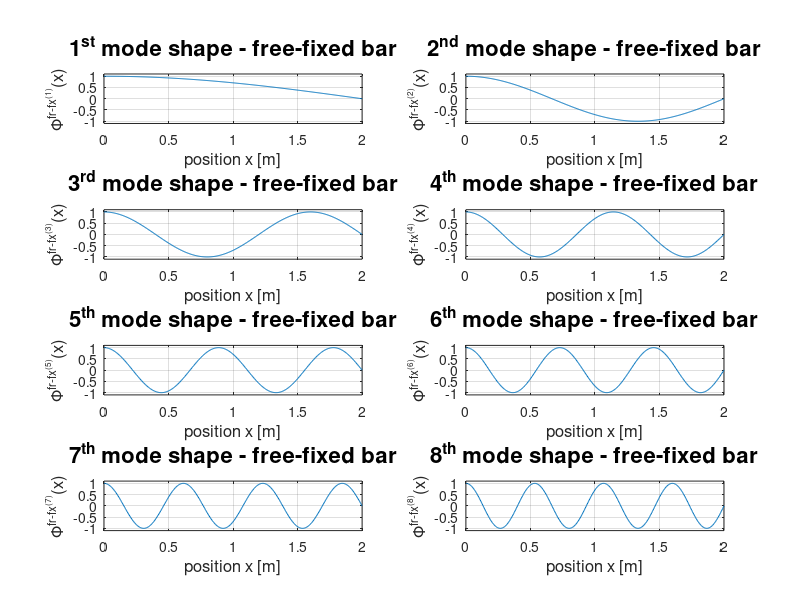
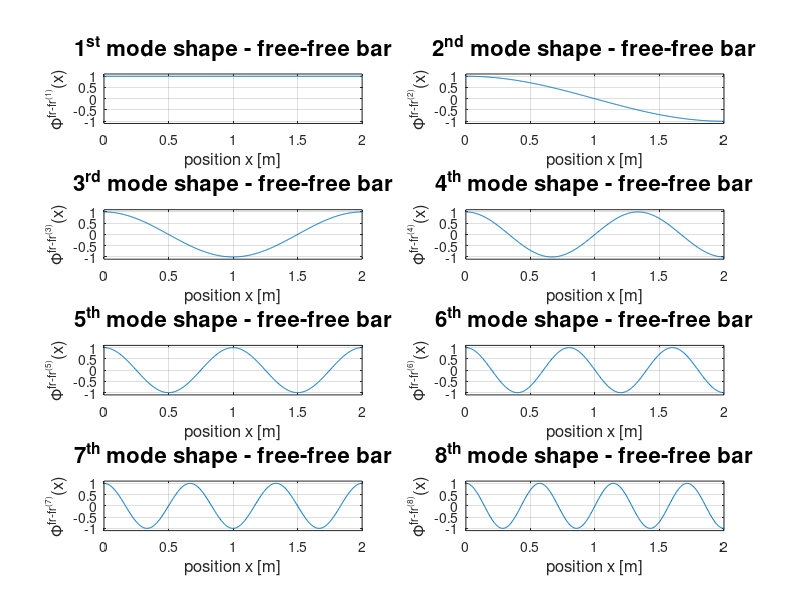
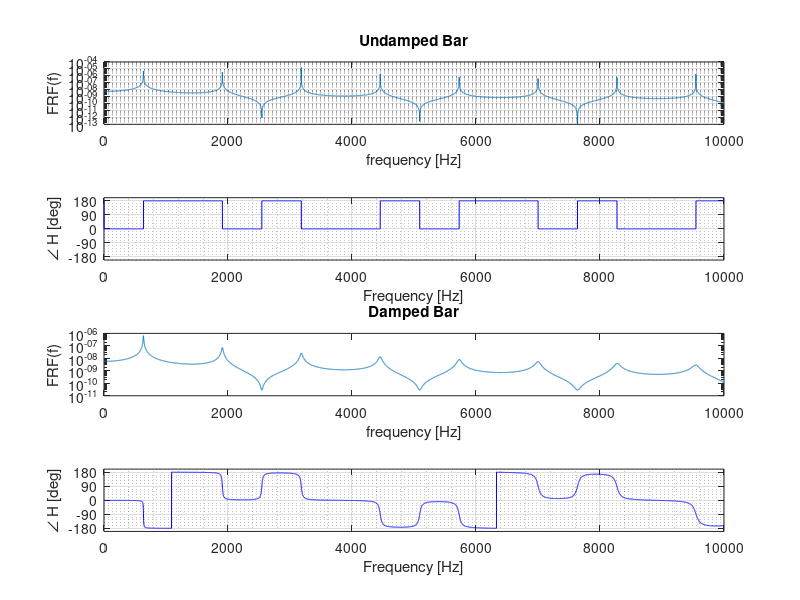
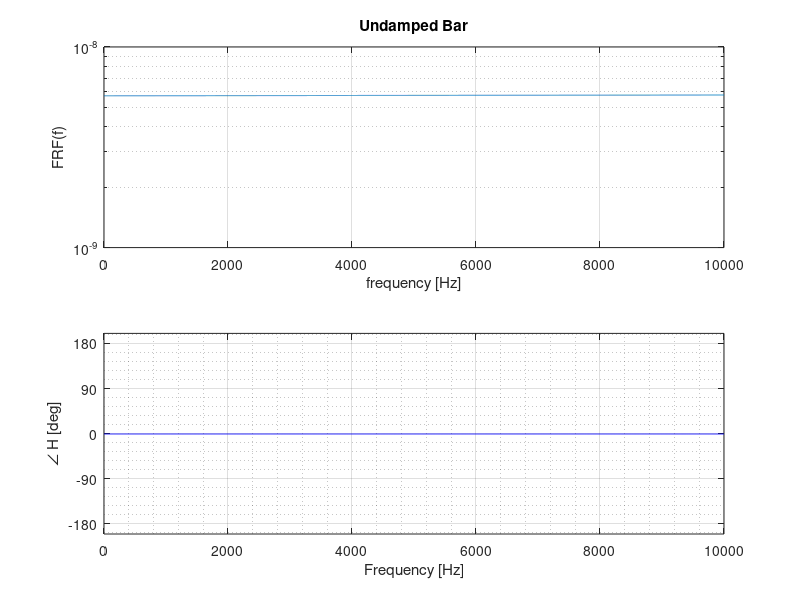

Write MATLAB code to recreate these figures, in order.
%%%%%%%%%%%%%%%%%%%%%%%%%%%%%%%%%%%%%%%%%%%%%%%%%%%%%%%%%
% FUNDAMENTALS OF VIBRATION ANALYSIS AND VIBROACOUSTICS %
%%%%%%%%%%%%%%%%%%%%%%%%%%%%%%%%%%%%%%%%%%%%%%%%%%%%%%%%%
% MODULE 2 - VIBROACOUSTICS OF MUSICAL INSTRUMENTS %
%%%%%%%%%%%%%%%%%%%%%%%%%%%%%%%%%%%%%%%%%%%%%%%%%%%%%%%%%%%%%%%%
%  ASSIGNMENT 1 - AXIAL VIBRATION OF UNDAMPED AND DAMPED BARS  %
%%%%%%%%%%%%%%%%%%%%%%%%%%%%%%%%%%%%%%%%%%%%%%%%%%%%%%%%%%%%%%%%

clc, clear, close all

% Data
rho = 2700;
E = 70e9;
L = 2;
h = 0.05;
b = h;
f_max = 10000;

% Utils
%T = 10;
%f_s = 2 * f_max;
lambda_s = 0.005;
% %omega_max = 2*pi*f_max;
% omega_s = 2*pi*f_s;
% c = sqrt(E/rho);
% %k_max = omega_max/c;
% k_s = omega_s/c;
% %k_s = 2 * k_max;
% lambda_s = 2*pi/k_s;

%t = 0:1/f_s:T;
x = 0:lambda_s:L;


%% 1) Natural frequencies and mode shapes in free-fixed configuration

% Number of vibration modes up to f_max
i_free_fixed_max = floor(2*L * f_max * sqrt(rho/E) + 1/2);

% Mechanical waves velocity
c = sqrt(E/rho);

% Natural frequencies
f_nat_free_fixed = zeros(1,i_free_fixed_max);

for i=1:i_free_fixed_max
    f_nat_free_fixed(i) = (2*i-1)/(4*L) * c;
end

% Mode shapes
phi_free_fixed = zeros(i_free_fixed_max, length(x));

for i=1:i_free_fixed_max
    k_free_fixed_i = (2*i-1)*pi / (2*L);
    phi_free_fixed(i,:) = cos(k_free_fixed_i * x);
end

% Plots
figure('Name', '1) Mode shapes for free-fixed configuration')

subplot(i_free_fixed_max/2,2,1)
plot(x, real(phi_free_fixed(1,:)));
axis([-inf, inf, min([real(phi_free_fixed(1,:)), real(phi_free_fixed(2,:)), real(phi_free_fixed(3,:)), real(phi_free_fixed(4,:)), real(phi_free_fixed(5,:)), real(phi_free_fixed(6,:)), real(phi_free_fixed(7,:)), real(phi_free_fixed(8,:))])*1.1, max([real(phi_free_fixed(1,:)), real(phi_free_fixed(2,:)), real(phi_free_fixed(3,:)), real(phi_free_fixed(4,:)), real(phi_free_fixed(5,:)), real(phi_free_fixed(6,:)), real(phi_free_fixed(7,:)), real(phi_free_fixed(8,:))])*1.1]);
title('1^{st} mode shape - free-fixed bar','FontSize',16);
xlabel('position x [m]','FontSize',12); ylabel('\Phi^{{fr-fx}^{(1)}}(x)','FontSize',12);
grid on

subplot(i_free_fixed_max/2,2,2)
plot(x, real(phi_free_fixed(2,:)));
axis([-inf, inf, min([real(phi_free_fixed(1,:)), real(phi_free_fixed(2,:)), real(phi_free_fixed(3,:)), real(phi_free_fixed(4,:)), real(phi_free_fixed(5,:)), real(phi_free_fixed(6,:)), real(phi_free_fixed(7,:)), real(phi_free_fixed(8,:))])*1.1, max([real(phi_free_fixed(1,:)), real(phi_free_fixed(2,:)), real(phi_free_fixed(3,:)), real(phi_free_fixed(4,:)), real(phi_free_fixed(5,:)), real(phi_free_fixed(6,:)), real(phi_free_fixed(7,:)), real(phi_free_fixed(8,:))])*1.1]);
title('2^{nd} mode shape - free-fixed bar','FontSize',16);
xlabel('position x [m]','FontSize',12); ylabel('\Phi^{{fr-fx}^{(2)}}(x)','FontSize',12);
grid on

subplot(i_free_fixed_max/2,2,3)
plot(x, real(phi_free_fixed(3,:)));
axis([-inf, inf, min([real(phi_free_fixed(1,:)), real(phi_free_fixed(2,:)), real(phi_free_fixed(3,:)), real(phi_free_fixed(4,:)), real(phi_free_fixed(5,:)), real(phi_free_fixed(6,:)), real(phi_free_fixed(7,:)), real(phi_free_fixed(8,:))])*1.1, max([real(phi_free_fixed(1,:)), real(phi_free_fixed(2,:)), real(phi_free_fixed(3,:)), real(phi_free_fixed(4,:)), real(phi_free_fixed(5,:)), real(phi_free_fixed(6,:)), real(phi_free_fixed(7,:)), real(phi_free_fixed(8,:))])*1.1]);
title('3^{rd} mode shape - free-fixed bar','FontSize',16);
xlabel('position x [m]','FontSize',12); ylabel('\Phi^{{fr-fx}^{(3)}}(x)','FontSize',12);
grid on

subplot(i_free_fixed_max/2,2,4)
plot(x, real(phi_free_fixed(4,:)));
axis([-inf, inf, min([real(phi_free_fixed(1,:)), real(phi_free_fixed(2,:)), real(phi_free_fixed(3,:)), real(phi_free_fixed(4,:)), real(phi_free_fixed(5,:)), real(phi_free_fixed(6,:)), real(phi_free_fixed(7,:)), real(phi_free_fixed(8,:))])*1.1, max([real(phi_free_fixed(1,:)), real(phi_free_fixed(2,:)), real(phi_free_fixed(3,:)), real(phi_free_fixed(4,:)), real(phi_free_fixed(5,:)), real(phi_free_fixed(6,:)), real(phi_free_fixed(7,:)), real(phi_free_fixed(8,:))])*1.1]);
title('4^{th} mode shape - free-fixed bar','FontSize',16);
xlabel('position x [m]','FontSize',12); ylabel('\Phi^{{fr-fx}^{(4)}}(x)','FontSize',12);
grid on

subplot(i_free_fixed_max/2,2,5)
plot(x, real(phi_free_fixed(5,:)));
axis([-inf, inf, min([real(phi_free_fixed(1,:)), real(phi_free_fixed(2,:)), real(phi_free_fixed(3,:)), real(phi_free_fixed(4,:)), real(phi_free_fixed(5,:)), real(phi_free_fixed(6,:)), real(phi_free_fixed(7,:)), real(phi_free_fixed(8,:))])*1.1, max([real(phi_free_fixed(1,:)), real(phi_free_fixed(2,:)), real(phi_free_fixed(3,:)), real(phi_free_fixed(4,:)), real(phi_free_fixed(5,:)), real(phi_free_fixed(6,:)), real(phi_free_fixed(7,:)), real(phi_free_fixed(8,:))])*1.1]);
title('5^{th} mode shape - free-fixed bar','FontSize',16);
xlabel('position x [m]','FontSize',12); ylabel('\Phi^{{fr-fx}^{(5)}}(x)','FontSize',12);
grid on

subplot(i_free_fixed_max/2,2,6)
plot(x, real(phi_free_fixed(6,:)));
axis([-inf, inf, min([real(phi_free_fixed(1,:)), real(phi_free_fixed(2,:)), real(phi_free_fixed(3,:)), real(phi_free_fixed(4,:)), real(phi_free_fixed(5,:)), real(phi_free_fixed(6,:)), real(phi_free_fixed(7,:)), real(phi_free_fixed(8,:))])*1.1, max([real(phi_free_fixed(1,:)), real(phi_free_fixed(2,:)), real(phi_free_fixed(3,:)), real(phi_free_fixed(4,:)), real(phi_free_fixed(5,:)), real(phi_free_fixed(6,:)), real(phi_free_fixed(7,:)), real(phi_free_fixed(8,:))])*1.1]);
title('6^{th} mode shape - free-fixed bar','FontSize',16);
xlabel('position x [m]','FontSize',12); ylabel('\Phi^{{fr-fx}^{(6)}}(x)','FontSize',12);
grid on

subplot(i_free_fixed_max/2,2,7)
plot(x, real(phi_free_fixed(7,:)));
axis([-inf, inf, min([real(phi_free_fixed(1,:)), real(phi_free_fixed(2,:)), real(phi_free_fixed(3,:)), real(phi_free_fixed(4,:)), real(phi_free_fixed(5,:)), real(phi_free_fixed(6,:)), real(phi_free_fixed(7,:)), real(phi_free_fixed(8,:))])*1.1, max([real(phi_free_fixed(1,:)), real(phi_free_fixed(2,:)), real(phi_free_fixed(3,:)), real(phi_free_fixed(4,:)), real(phi_free_fixed(5,:)), real(phi_free_fixed(6,:)), real(phi_free_fixed(7,:)), real(phi_free_fixed(8,:))])*1.1]);
title('7^{th} mode shape - free-fixed bar','FontSize',16);
xlabel('position x [m]','FontSize',12); ylabel('\Phi^{{fr-fx}^{(7)}}(x)','FontSize',12);
grid on

subplot(i_free_fixed_max/2,2,8)
plot(x, real(phi_free_fixed(8,:)));
axis([-inf, inf, min([real(phi_free_fixed(1,:)), real(phi_free_fixed(2,:)), real(phi_free_fixed(3,:)), real(phi_free_fixed(4,:)), real(phi_free_fixed(5,:)), real(phi_free_fixed(6,:)), real(phi_free_fixed(7,:)), real(phi_free_fixed(8,:))])*1.1, max([real(phi_free_fixed(1,:)), real(phi_free_fixed(2,:)), real(phi_free_fixed(3,:)), real(phi_free_fixed(4,:)), real(phi_free_fixed(5,:)), real(phi_free_fixed(6,:)), real(phi_free_fixed(7,:)), real(phi_free_fixed(8,:))])*1.1]);
title('8^{th} mode shape - free-fixed bar','FontSize',16);
xlabel('position x [m]','FontSize',12); ylabel('\Phi^{{fr-fx}^{(8)}}(x)','FontSize',12);
grid on


%% 2) Natural frequencies and mode shapes in free-free configuration

% Number of vibration modes up to f_max
i_free_free_max = floor(2*L * f_max * sqrt(rho/E));

% Natural frequencies
f_nat_free_free = zeros(1,i_free_free_max + 1);

for i=1:i_free_free_max + 1
    f_nat_free_free(i) = (i-1)/(2*L) * c;
end

% Mode shapes
phi_free_free = zeros(i_free_free_max, length(x));

for i=1:i_free_free_max + 1
    k_free_free_i = (i-1)*pi / L;
    phi_free_free(i,:) = cos(k_free_free_i * x);
end

% Plots
figure('Name', '2) Mode shapes for free-free configuration')

subplot(ceil(i_free_free_max/2),2,1)
plot(x, real(phi_free_free(1,:)));
axis([-inf, inf, min([real(phi_free_free(1,:)), real(phi_free_free(2,:)), real(phi_free_free(3,:)), real(phi_free_free(4,:)), real(phi_free_free(5,:)), real(phi_free_free(6,:)), real(phi_free_free(7,:)), real(phi_free_free(8,:))])*1.1, max([real(phi_free_free(1,:)), real(phi_free_free(2,:)), real(phi_free_free(3,:)), real(phi_free_free(4,:)), real(phi_free_free(5,:)), real(phi_free_free(6,:)), real(phi_free_free(7,:)), real(phi_free_free(8,:))])*1.1]);
title('1^{st} mode shape - free-free bar','FontSize',16);
xlabel('position x [m]','FontSize',12); ylabel('\Phi^{{fr-fr}^{(1)}}(x)','FontSize',12);
grid on

subplot(ceil(i_free_free_max/2),2,2)
plot(x, real(phi_free_free(2,:)));
axis([-inf, inf, min([real(phi_free_free(1,:)), real(phi_free_free(2,:)), real(phi_free_free(3,:)), real(phi_free_free(4,:)), real(phi_free_free(5,:)), real(phi_free_free(6,:)), real(phi_free_free(7,:)), real(phi_free_free(8,:))])*1.1, max([real(phi_free_free(1,:)), real(phi_free_free(2,:)), real(phi_free_free(3,:)), real(phi_free_free(4,:)), real(phi_free_free(5,:)), real(phi_free_free(6,:)), real(phi_free_free(7,:)), real(phi_free_free(8,:))])*1.1]);
title('2^{nd} mode shape - free-free bar','FontSize',16);
xlabel('position x [m]','FontSize',12); ylabel('\Phi^{{fr-fr}^{(2)}}(x)','FontSize',12);
grid on

subplot(ceil(i_free_free_max/2),2,3)
plot(x, real(phi_free_free(3,:)));
axis([-inf, inf, min([real(phi_free_free(1,:)), real(phi_free_free(2,:)), real(phi_free_free(3,:)), real(phi_free_free(4,:)), real(phi_free_free(5,:)), real(phi_free_free(6,:)), real(phi_free_free(7,:)), real(phi_free_free(8,:))])*1.1, max([real(phi_free_free(1,:)), real(phi_free_free(2,:)), real(phi_free_free(3,:)), real(phi_free_free(4,:)), real(phi_free_free(5,:)), real(phi_free_free(6,:)), real(phi_free_free(7,:)), real(phi_free_free(8,:))])*1.1]);
title('3^{rd} mode shape - free-free bar','FontSize',16);
xlabel('position x [m]','FontSize',12); ylabel('\Phi^{{fr-fr}^{(3)}}(x)','FontSize',12);
grid on

subplot(ceil(i_free_free_max/2),2,4)
plot(x, real(phi_free_free(4,:)));
axis([-inf, inf, min([real(phi_free_free(1,:)), real(phi_free_free(2,:)), real(phi_free_free(3,:)), real(phi_free_free(4,:)), real(phi_free_free(5,:)), real(phi_free_free(6,:)), real(phi_free_free(7,:)), real(phi_free_free(8,:))])*1.1, max([real(phi_free_free(1,:)), real(phi_free_free(2,:)), real(phi_free_free(3,:)), real(phi_free_free(4,:)), real(phi_free_free(5,:)), real(phi_free_free(6,:)), real(phi_free_free(7,:)), real(phi_free_free(8,:))])*1.1]);
title('4^{th} mode shape - free-free bar','FontSize',16);
xlabel('position x [m]','FontSize',12); ylabel('\Phi^{{fr-fr}^{(4)}}(x)','FontSize',12);
grid on

subplot(ceil(i_free_free_max/2),2,5)
plot(x, real(phi_free_free(5,:)));
axis([-inf, inf, min([real(phi_free_free(1,:)), real(phi_free_free(2,:)), real(phi_free_free(3,:)), real(phi_free_free(4,:)), real(phi_free_free(5,:)), real(phi_free_free(6,:)), real(phi_free_free(7,:)), real(phi_free_free(8,:))])*1.1, max([real(phi_free_free(1,:)), real(phi_free_free(2,:)), real(phi_free_free(3,:)), real(phi_free_free(4,:)), real(phi_free_free(5,:)), real(phi_free_free(6,:)), real(phi_free_free(7,:)), real(phi_free_free(8,:))])*1.1]);
title('5^{th} mode shape - free-free bar','FontSize',16);
xlabel('position x [m]','FontSize',12); ylabel('\Phi^{{fr-fr}^{(5)}}(x)','FontSize',12);
grid on

subplot(ceil(i_free_free_max/2),2,6)
plot(x, real(phi_free_free(6,:)));
axis([-inf, inf, min([real(phi_free_free(1,:)), real(phi_free_free(2,:)), real(phi_free_free(3,:)), real(phi_free_free(4,:)), real(phi_free_free(5,:)), real(phi_free_free(6,:)), real(phi_free_free(7,:)), real(phi_free_free(8,:))])*1.1, max([real(phi_free_free(1,:)), real(phi_free_free(2,:)), real(phi_free_free(3,:)), real(phi_free_free(4,:)), real(phi_free_free(5,:)), real(phi_free_free(6,:)), real(phi_free_free(7,:)), real(phi_free_free(8,:))])*1.1]);
title('6^{th} mode shape - free-free bar','FontSize',16);
xlabel('position x [m]','FontSize',12); ylabel('\Phi^{{fr-fr}^{(6)}}(x)','FontSize',12);
grid on

subplot(ceil(i_free_free_max/2),2,7)
plot(x, real(phi_free_free(7,:)));
axis([-inf, inf, min([real(phi_free_free(1,:)), real(phi_free_free(2,:)), real(phi_free_free(3,:)), real(phi_free_free(4,:)), real(phi_free_free(5,:)), real(phi_free_free(6,:)), real(phi_free_free(7,:)), real(phi_free_free(8,:))])*1.1, max([real(phi_free_free(1,:)), real(phi_free_free(2,:)), real(phi_free_free(3,:)), real(phi_free_free(4,:)), real(phi_free_free(5,:)), real(phi_free_free(6,:)), real(phi_free_free(7,:)), real(phi_free_free(8,:))])*1.1]);
title('7^{th} mode shape - free-free bar','FontSize',16);
xlabel('position x [m]','FontSize',12); ylabel('\Phi^{{fr-fr}^{(7)}}(x)','FontSize',12);
grid on

subplot(ceil(i_free_free_max/2),2,8)
plot(x, real(phi_free_free(8,:)));
axis([-inf, inf, min([real(phi_free_free(1,:)), real(phi_free_free(2,:)), real(phi_free_free(3,:)), real(phi_free_free(4,:)), real(phi_free_free(5,:)), real(phi_free_free(6,:)), real(phi_free_free(7,:)), real(phi_free_free(8,:))])*1.1, max([real(phi_free_free(1,:)), real(phi_free_free(2,:)), real(phi_free_free(3,:)), real(phi_free_free(4,:)), real(phi_free_free(5,:)), real(phi_free_free(6,:)), real(phi_free_free(7,:)), real(phi_free_free(8,:))])*1.1]);
title('8^{th} mode shape - free-free bar','FontSize',16);
xlabel('position x [m]','FontSize',12); ylabel('\Phi^{{fr-fr}^{(8)}}(x)','FontSize',12);
grid on


%% 3) FRFs in free-fixed configuration

% Custom function to get row and col length
rows = @(x) size(x,1); 
cols = @(x) size(x,2);

% Data
xL1 = L/2;
xL2 = L/5;
S   = b * h;

% Case 1: undamped bar (standing wave Solution)

T_s   = 0.05;
f_s   = 1/T_s;
ll    = 10000;
f     = linspace(0, f_max, ll);
FRF   = zeros(size(f));

for x = 1:ll
    k      = 2 * pi * f(x) / c;
    FRF(x) = sin(k * (L - xL1)) / (k * E * S * cos(k * L));
end

% Plots
figure('Name', 'FRF Output');
subplot(4,1,1)
semilogy(f, abs(FRF));
% axis([0, f_max, -0.00005, 0.00005]);
title('Undamped Bar');
xlabel('frequency [Hz]'); ylabel('FRF(f)');
grid on

subplot(4,1,2)
plot(f, angle(FRF)*180/pi,'b'); 
grid minor; 
xlabel('Frequency [Hz]'); 
ylabel('\angle H [deg]'); 
yticks([-180 -90 0 90 180]); 
ylim([-200,200])
grid on

% Case 2: damped bar (standing wave solution)

eta      = 0.01;
E_damp   = E * (1 + 1i * eta);

FRF_damp = zeros(size(f));

for x = 1:ll
    k_damp = (2 * pi* f(x) / c) * (1 - 1i * (eta / 2));
    FRF_damp(x) = sin(k_damp * (L - xL1)) / (k_damp * E_damp * S * cos(k_damp * L));
end

% Plots
subplot(4,1,3)
semilogy(f, abs(FRF_damp));
% axis([0, f_max, -0.00005, 0.00005]);
title('Damped Bar');
xlabel('frequency [Hz]'); ylabel('FRF(f)');

subplot(4,1,4)
plot(f, angle(FRF_damp)*180/pi,'b'); 
grid minor; 
xlabel('Frequency [Hz]'); 
ylabel('\angle H [deg]'); 
yticks([-180 -90 0 90 180]); 
ylim([-200,200])
grid on

% Damped bar (Modal Superposition Approach)
%f     = linspace(0.1, f_max, ll);
FRF   = zeros(size(f));

m = rho * S * L;
M = zeros(i_free_fixed_max, i_free_fixed_max);
K = zeros(i_free_fixed_max, i_free_fixed_max);

k_nat = 2 * pi * f_nat_free_fixed / c;

for x = 1:i_free_fixed_max
    for y = 1:i_free_fixed_max
        kr = k_nat(x);
        ks = k_nat(y);
        if (x == y)
            M(x,y) = m * (L/2 + (((sin(2 * ks * L)) / (4 * ks))));
        else
            M(x,y) = m * ((sin(L*(kr - ks))/(2*(kr - ks))) + (sin(L*(kr + ks))/(2*(kr + ks))));
        end
    end
end

for x = 1:i_free_fixed_max
    for y = 1:i_free_fixed_max
        kr = k_nat(x);
        ks = k_nat(y);
        if (x == y)
            K(x,y) = (E*S*kr*ks) * (L/2 - sin(2*ks*L)/(4*ks));
        else
            K(x,y) = (E*S*kr*ks) * (sin(L*(kr - ks))/(2*(kr - ks)) - sin(L*(kr + ks))/(2*(kr + ks)));
        end
    end
end

FRF_MSA = zeros(size(f));

for x = 1:ll
    for s = 1:i_free_fixed_max
        FRF_MSA(x) = FRF_MSA(x) + (cos(k_nat(s)*xL1)/((-(f(x)*2*pi)*M(s,s))+((1+1i*eta)*K(s,s))));
    end
end

% Plots
figure('Name', 'FRF Modal');
subplot(2,1,1)
semilogy(f, abs(FRF_MSA));
% axis([0, f_max, -0.00005, 0.00005]);
title('Undamped Bar');
xlabel('frequency [Hz]'); ylabel('FRF(f)');
grid on

subplot(2,1,2)
plot(f, angle(FRF_MSA)*180/pi,'b'); 
grid minor; 
xlabel('Frequency [Hz]'); 
ylabel('\angle H [deg]'); 
yticks([-180 -90 0 90 180]); 
ylim([-200,200])
grid on